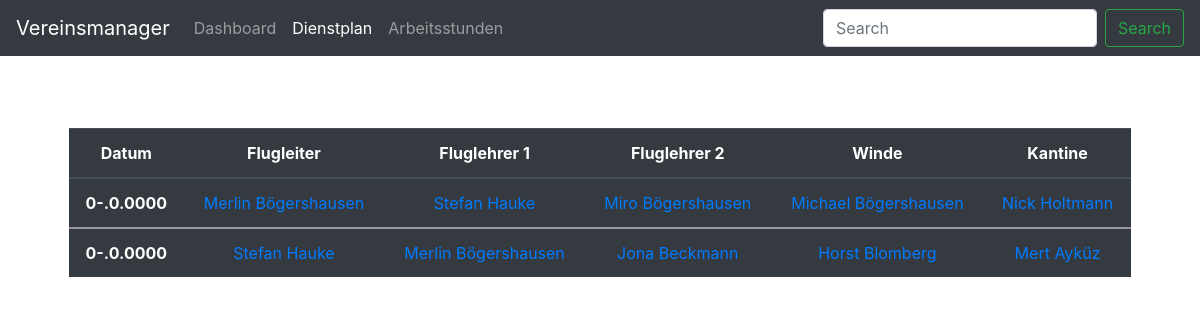
The app's page /dienstplan2020/index.php, older data.
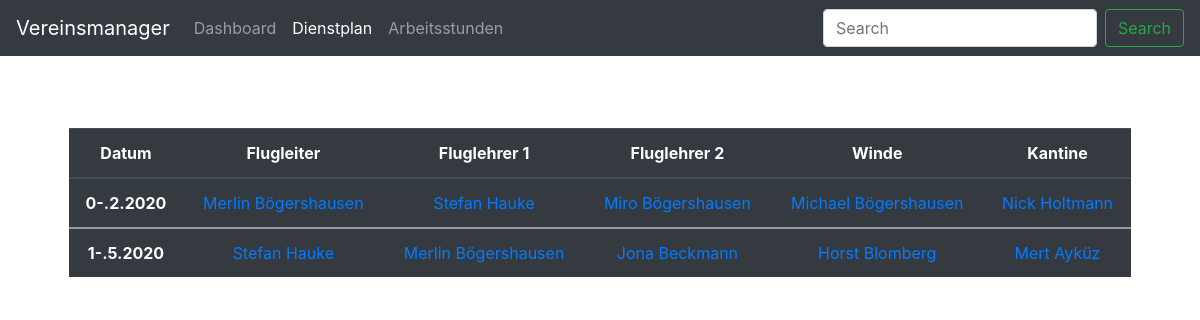
The same page, newer data.
### tables this page shows
create table if not exists dienstplan2020 (
line_id int NOT NULL AUTO_INCREMENT,
date date,
fi_1 int,
fi_2 int,
winch int,
flightcontroller int,
catering int,
primary key(line_id),
foreign key (fi_1) references users (u_id),
foreign key (fi_2) references users (u_id),
foreign key (winch) references users (u_id),
foreign key (flightcontroller) references users (u_id),
foreign key (catering) references users (u_id)
);

create table if not exists users (
u_id int NOT NULL AUTO_INCREMENT,
firstname varchar(255),
lastname varchar(255),
email varchar (255),
password varchar(255),
role int,
primary key(u_id)
);

### dienstplan2020/index.php (the view, shortened to what this page needs)
    <link href="/css/bootstrap.min.css" rel="stylesheet">
    <link href="/Template/starter-template.css" rel="stylesheet">
</head>
<body>
<nav class="navbar navbar-expand-md navbar-dark bg-dark fixed-top">
    <a class="navbar-brand" href="#">Vereinsmanager</a>
    <div class="collapse navbar-collapse" id="navbarsExampleDefault">
        <ul class="navbar-nav mr-auto">
            <li class="nav-item">
                <a class="nav-link" href="#">Dashboard</a>
            </li>
            <li class="nav-item active">
                <a class="nav-link" href="#">Dienstplan<span class="sr-only">(current)</span></a>
            </li>
            <li class="nav-item">
                <a class="nav-link" href="#">Arbeitsstunden</a>
            </li>
        </ul>
        <form class="form-inline my-2 my-lg-0">
            <input class="form-control mr-sm-2" type="text" placeholder="Search" aria-label="Search">
            <button class="btn btn-outline-success my-2 my-sm-0" type="submit">Search</button>
        </form>
    </div>
</nav>
<main role="main" class="container">
    <div class="starter-template">
        <?php
        $servername = "localhost";
        $db_username = "root";
        $password = "";
        $dbname = "vereinsmanager";
        $conn = new mysqli($servername, $db_username, $password, $dbname);
        $sql = "SELECT date, fi_1, fi_2, winch, flightcontroller, catering FROM dienstplan2020 ORDER BY date ASC";
        $result = $conn->query($sql);
        if ($result->num_rows > 0) {
            ?>
            <table class="table table-dark">
            <thead>
            <tr>
                <th scope="col">Datum</th>
                <th scope="col">Flugleiter</th>
                <th scope="col">Fluglehrer 1</th>
                <th scope="col">Fluglehrer 2</th>
                <th scope="col">Winde</th>
                <th scope="col">Kantine</th>
            </tr>
            </thead>
            <?php
            while($row = $result->fetch_assoc()) {
            $fi_1 = $row['fi_1'];
            $fi_2 = $row['fi_2'];
            $winch = $row['winch'];
            $fl_co = $row['flightcontroller'];
            $catering = $row['catering'];
            $date_dp = $row['date'];
            $date_dp_jahr = substr($date_dp, 0, 4);
            $date_dp_tag = substr($date_dp, 6, 2);
            $date_dp_monat = substr($date_dp, 9, 2);
                $conn2 = new mysqli($servername, $db_username, $password, $dbname);
                $conn2->set_charset('utf8');
                $sql2 = "SELECT firstname, lastname FROM users WHERE u_id = '$fi_1'";
                $result2 = $conn2->query($sql2);
                if ($result2->num_rows > 0) {
                    while($row = $result2->fetch_assoc()) {
                        $fi_1_fn = $row['firstname'];
                        $fi_1_ln = $row['lastname'];
                        $fi_1_txt = $fi_1_fn . " " . $fi_1_ln;
                    }
                } else {
                    echo "0 results";
                }
                $conn3 = new mysqli($servername, $db_username, $password, $dbname);
                $conn3->set_charset('utf8');
                $sql3 = "SELECT firstname, lastname FROM users WHERE u_id = '$fi_2'";
                $result3 = $conn3->query($sql3);
                if ($result3->num_rows > 0) {
                    while($row = $result3->fetch_assoc()) {
                        $fi_2_fn = $row['firstname'];
                        $fi_2_ln = $row['lastname'];
                        $fi_2_txt = $fi_2_fn . " " . $fi_2_ln;
                    }
                } else {
                    echo "0 results";
                }
                $conn4 = new mysqli($servername, $db_username, $password, $dbname);
                $conn4->set_charset('utf8');
                $sql4 = "SELECT firstname, lastname FROM users WHERE u_id = '$winch'";
                $result4 = $conn4->query($sql4);
                if ($result4->num_rows > 0) {
                    while($row = $result4->fetch_assoc()) {
                        $winch_fn = $row['firstname'];
                        $winch_ln = $row['lastname'];
                        $winch_txt = $winch_fn . " " . $winch_ln;
                    }
                } else {
                    echo "0 results";
                }
                $conn5 = new mysqli($servername, $db_username, $password, $dbname);
                $conn5->set_charset('utf8');
                $sql5 = "SELECT firstname, lastname FROM users WHERE u_id = '$fl_co'";
                $result5 = $conn5->query($sql5);
                if ($result5->num_rows > 0) {
                    while($row = $result5->fetch_assoc()) {
                        $fl_co_fn = $row['firstname'];
                        $fl_co_ln = $row['lastname'];
                        $fl_co_txt = $fl_co_fn . " " . $fl_co_ln;
                    }
                } else {
                    echo "0 results";
                }
                $conn6 = new mysqli($servername, $db_username, $password, $dbname);
                $conn6->set_charset('utf8');
                $sql6 = "SELECT firstname, lastname FROM users WHERE u_id = '$catering'";
                $result6 = $conn6->query($sql6);
                if ($result6->num_rows > 0) {
                    while($row = $result6->fetch_assoc()) {
                        $catering_fn = $row['firstname'];
                        $catering_ln = $row['lastname'];
                        $catering_txt = $catering_fn . " " . $catering_ln;
                    }
                } else {
                    echo "0 results";
                }
            ?>
            <tbody>
            <tr>
                <th scope="row"><?php echo($date_dp_tag . "." . $date_dp_monat . "." . $date_dp_jahr); ?></th>
                <td><?php echo("<a href=\"/dienst/?token=fi1_" . $date_dp . "\">" . $fi_1_txt . "</a>"); ?></td>
                <td><?php echo("<a href=\"/dienst/?token=fi2_" . $date_dp . "\">" . $fi_2_txt . "</a>"); ?></td>
                <td><?php echo("<a href=\"/dienst/?token=win_" . $date_dp . "\">" . $winch_txt . "</a>"); ?></td>
                <td><?php echo("<a href=\"/dienst/?token=fl_" . $date_dp . "\">" . $fl_co_txt . "</a>"); ?></td>
                <td><?php echo("<a href=\"/dienst/?token=kan_" . $date_dp . "\">" . $catering_txt . "</a>"); ?></td>
            </tr>
            <?php
            }
            ?>
            </tbody>
        </table><?php
        } else {
            echo "0 results";
        }
        ?>
    </div>
</main>
</body>
</html>

### Template/starter-template.css (style rules this page uses)
body { padding-top: 5rem; }
.starter-template { padding: 3rem 1.5rem; text-align: center; }

Row changes from the older to the newer data that the page shows:
changed dienstplan2020 "Miro Bögershausen": date "0" → "2"; date "0000" → "2020"
changed dienstplan2020 "Jona Beckmann": date "0-" → "1-"; date "0" → "5"; date "0000" → "2020"
